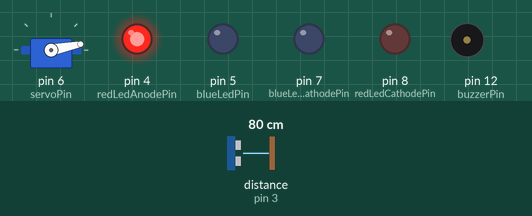
Bench run of a sketch on a simulated Arduino Uno, built with avr-gcc and run on an emulated ATmega328P. On the bench: servo, output pins drawn as LEDs (lit = HIGH), buzzer (waves = sounding, pin HIGH). Wiring (inferred from the names in the program): ultrasonic range finder: trigger pin 2; echo pin 3. Inputs (shaded band) come from the test bench; at power-on: distance to the obstacle (sensor on pin 3) 80 cm. The echo pulse lasts 58.3 µs per cm; pins used as bus, display or sensor lines are not drawn.

Above: at 1.2 s.
1.3 s: distance to the obstacle (sensor on pin 3) set to 12 cm
2.8 s: distance to the obstacle (sensor on pin 3) set to 9 cm
At 3.09 s:
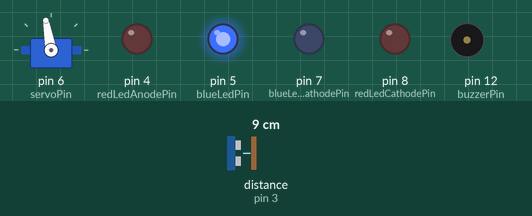
Timing chart, 0 to 11.8 s (numbered marks = the images above; inputs shaded):
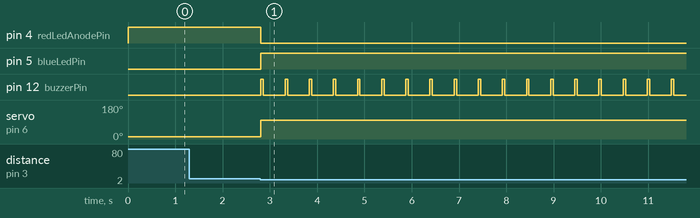

The sketch:

automatic_gate.ino
```cpp
/**
 * @file automatic_gate.ino
 * @brief Controls an automatic gate system using an ultrasonic sensor, servo
 * motor, LEDs, and a buzzer.
 *
 * The gate opens when an object is detected within a threshold distance by the
 * ultrasonic sensor. A blue LED indicates the gate is open, and a red LED
 * indicates it's closed. A buzzer sounds intermittently while the gate is open.
 * The gate automatically closes after a set delay if no object is detected.
 */

#include <Servo.h> // Include the Servo library for controlling the servo motor.

// Pin definitions: Assigning microcontroller pins to various components.
const int triggerPin = 2;     // Pin connected to the TRIG pin of the ultrasonic
                              // sensor. Sends out ultrasonic pulses.
const int echoPin = 3;        // Pin connected to the ECHO pin of the ultrasonic
                              // sensor. Receives reflected ultrasonic pulses.
const int redLedAnodePin = 4; // Pin connected to the anode (+) of the red LED.
const int redLedCathodePin =
    8; // Pin connected to the cathode (-) of the red LED (if using a common
       // anode RGB LED, this might be different). For a standard LED, this
       // would typically go to GND. Assuming common cathode setup for
       // individual LEDs.
const int blueLedCathodePin =
    7;                    // Pin connected to the cathode (-) of the blue LED.
const int blueLedPin = 5; // Pin connected to the anode (+) of the blue LED.
const int servoPin = 6; // Pin connected to the signal wire of the servo motor.
const int buzzerPin = 12; // Pin connected to the buzzer.

// Constants: Define fixed values used throughout the program.
const float thresholdDistance = 30.0; // Distance in centimeters. If an object
                                      // is closer than this, the gate opens.
const int closedAngle =
    11; // Servo motor angle (in degrees) when the gate is closed.
const int openAngle =
    100; // Servo motor angle (in degrees) when the gate is open.
const unsigned long closeDelay =
    5000; // Time in milliseconds (5 seconds) the gate waits before closing
          // after an object is no longer detected.

Servo myServo;       // Create a Servo object to control the servo motor.
bool isOpen = false; // Boolean flag to track the current state of the gate
                     // (true if open, false if closed).
unsigned long lastDetectionTime =
    0; // Stores the time (in milliseconds) when an object was last detected.
       // Used for the auto-close timer.

// Buzzer timing variables: Control the intermittent beeping of the buzzer.
unsigned long lastBeepTime =
    0; // Stores the time (in milliseconds) when the buzzer last changed its
       // state (started or stopped beeping).
bool buzzerOn = false; // Boolean flag to track if the buzzer is currently
                       // sounding within its beep cycle.
const unsigned long beepOnTime = 50; // Duration in milliseconds for which the
                                     // buzzer stays ON during one beep.
const unsigned long beepCycle =
    500; // Total duration in milliseconds for one complete beep cycle (ON time
         // + OFF time).

/**
 * @brief Setup function, runs once when the Arduino starts or is reset.
 * Initializes pin modes, serial communication, servo, and initial states of
 * components.
 */
void setup() {
  // Initialize pin modes for the ultrasonic sensor.
  pinMode(triggerPin, OUTPUT); // triggerPin sends signals, so it's an OUTPUT.
  pinMode(echoPin, INPUT);     // echoPin receives signals, so it's an INPUT.

  // Initialize pin modes for the LEDs.
  pinMode(redLedAnodePin, OUTPUT);    // Controls the red LED.
  pinMode(redLedCathodePin, OUTPUT);  // Controls the cathode of the red LED.
  pinMode(blueLedCathodePin, OUTPUT); // Controls the cathode of the blue LED.

  // Set LED cathodes to LOW. This is typical for common cathode LEDs or
  // individual LEDs where the cathode is connected to a pin. If using common
  // anode, these would be HIGH and the anode pins would control the LEDs.
  digitalWrite(redLedCathodePin,
               LOW); // Connect red LED cathode to ground potential.
  digitalWrite(blueLedCathodePin,
               LOW); // Connect blue LED cathode to ground potential.

  pinMode(blueLedPin, OUTPUT); // Controls the blue LED.
  pinMode(buzzerPin, OUTPUT);  // Controls the buzzer.

  // Attach the servo motor to its designated pin and set its initial position.
  myServo.attach(servoPin);   // Associates the Servo object with the servoPin.
  myServo.write(closedAngle); // Set the servo to the closed position initially.

  // Set initial states for LEDs and buzzer.
  digitalWrite(redLedAnodePin, HIGH); // Turn the red LED ON (gate is closed).
  digitalWrite(blueLedPin, LOW);      // Turn the blue LED OFF.
  digitalWrite(buzzerPin, LOW);       // Ensure the buzzer is OFF.
}

/**
 * @brief Measures the distance to an object using the ultrasonic sensor.
 * @return The distance in centimeters.
 */
float getDistance() {
  // Send a short ultrasonic pulse.
  digitalWrite(triggerPin, LOW);  // Ensure the trigger pin is low initially.
  delayMicroseconds(2);           // Wait for 2 microseconds.
  digitalWrite(triggerPin, HIGH); // Set the trigger pin high to send a pulse.
  delayMicroseconds(10); // Keep the trigger pin high for 10 microseconds.
  digitalWrite(triggerPin, LOW); // Set the trigger pin low again.

  // Measure the duration of the echo pulse.
  // pulseIn() waits for the echoPin to go HIGH, times how long it stays HIGH,
  // then returns the duration in microseconds.
  long duration = pulseIn(echoPin, HIGH);

  // Calculate the distance.
  // The speed of sound is approximately 343 m/s or 0.0343 cm/µs.
  // The pulse travels to the object and back, so the distance is (duration *
  // speed_of_sound) / 2. (duration * 0.0343) / 2 = duration / 58.3
  // (approximately) The code uses duration / 20.0, which might be a calibrated
  // or simplified value for this specific sensor or setup. A common conversion
  // factor is duration * 0.034 / 2 or duration / 58. Using 20.0 implies a
  // different speed of sound assumption or unit conversion. For typical
  // HC-SR04, distance (cm) = duration (µs) / 58. Let's assume 20.0 is a
  // specific calibration factor for this project.
  return duration / 20.0; // Convert duration to distance (units depend on this
                          // factor, likely cm).
}

/**
 * @brief Main loop function, runs repeatedly after setup().
 * Contains the core logic for gate operation: detecting objects,
 * opening/closing the gate, controlling LEDs, and managing the buzzer.
 */
void loop() {
  // Get the current distance from the ultrasonic sensor.
  float distance = getDistance();
  // Determine if an object is detected within the threshold.
  bool objectDetected =
      (distance < thresholdDistance &&
       distance > 0); // distance > 0 to avoid false positives from sensor error
  // Get the current time in milliseconds.
  unsigned long currentTime = millis();

  // Logic for when an object is detected.
  if (objectDetected) {
    // If the gate is currently closed, open it.
    if (!isOpen) {
      myServo.write(
          openAngle); // Command the servo to move to the open position.
      isOpen = true;  // Update the gate state to open.
      digitalWrite(redLedAnodePin, LOW); // Turn the red LED OFF.
      digitalWrite(blueLedPin, HIGH);    // Turn the blue LED ON.
    }
    // Update the time of the last detection.
    lastDetectionTime = currentTime;
  } else { // Logic for when no object is detected (or object has moved away).
    // If the gate is open and the close delay has passed since the last
    // detection.
    if (isOpen && (currentTime - lastDetectionTime > closeDelay)) {
      myServo.write(
          closedAngle); // Command the servo to move to the closed position.
      isOpen = false;   // Update the gate state to closed.
      digitalWrite(redLedAnodePin, HIGH); // Turn the red LED ON.
      digitalWrite(blueLedPin, LOW);      // Turn the blue LED OFF.
      digitalWrite(
          buzzerPin,
          LOW);         // Ensure the buzzer is turned OFF when the gate closes.
      buzzerOn = false; // Reset buzzer state flag.
    }
  }

  // Buzzer control: Sound the buzzer intermittently while the gate is open.
  if (isOpen) {
    // Check if it's time to start a new beep cycle.
    if (!buzzerOn && (currentTime - lastBeepTime >= beepCycle)) {
      digitalWrite(buzzerPin, HIGH); // Turn the buzzer ON.
      buzzerOn = true;               // Set the buzzer state to ON.
      lastBeepTime = currentTime;    // Record the time the beep started.
    }
    // Check if it's time to end the current beep (turn buzzer OFF).
    else if (buzzerOn && (currentTime - lastBeepTime >= beepOnTime)) {
      digitalWrite(buzzerPin, LOW); // Turn the buzzer OFF.
      buzzerOn = false;             // Set the buzzer state to OFF.
      // lastBeepTime is not updated here, as it marks the start of the ON
      // period or the start of the full cycle for the next ON. The next beep
      // will be triggered based on `beepCycle` from the `lastBeepTime` when it
      // was turned ON.
    }
  }

  // Short delay to prevent overwhelming the processor and to allow components
  // to react. This also affects the responsiveness of the system.
  delay(50); // Delay for 50 milliseconds.
}
```

Measured:
- the behaviour switches between 11 and 10 cm on distance to the obstacle (sensor on pin 3) (found by bisection; images 0 and 1)
- after the input at 1.3 s, every drawn part: stays the same
- after the input at 2.8 s, pin 4 (redLedAnodePin): HIGH → LOW at once; pin 5 (blueLedPin): LOW → HIGH at once; pin 12 (buzzerPin): alternates HIGH for 0.05 s and LOW for 0.46 s, starting at once; servo on pin 6 (servoPin): 11° → 100° at once
